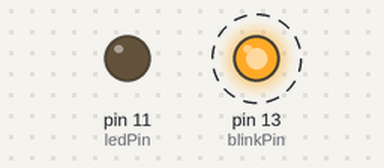
Bench run of a sketch on a simulated Arduino Uno, built with avr-gcc and run on an emulated ATmega328P. On the bench: output pins drawn as LEDs (lit = HIGH). Dashed ring = blinking.

Above: at 0.05 s.
At 1.25 s:
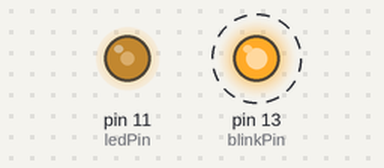
At 2.2 s:
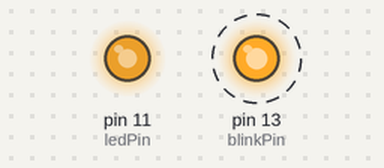
At 4.6 s:
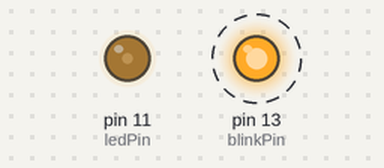
Timing chart, 0 to 6.6 s (numbered marks = the images above):
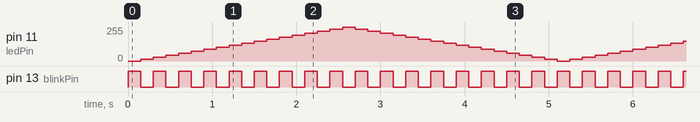

Measured:
- by itself, pin 13 (blinkPin): alternates HIGH for 0.15 s and LOW for 0.15 s

The sketch:

activity_8a.ino
```cpp
int ledPin = 11;
int blinkPin = 13;
int brightness = 0;
int fadeAmount = 15;
int check = 0;

void setup() {
  pinMode(ledPin, OUTPUT);
  pinMode(blinkPin, OUTPUT);
}

void loop() {
  if (check == 0){
    digitalWrite(blinkPin, HIGH);  // turn the LED on (HIGH is the voltage level)
    check = 1;
  }else{
    digitalWrite(blinkPin, LOW);   // turn the LED off by making the voltage LOW
    check = 0;
  }
  analogWrite(ledPin, brightness);
  brightness += fadeAmount;

  if (brightness <= 0 || brightness >= 255) {
    fadeAmount = -fadeAmount;
  }
  delay(150);
}
```
